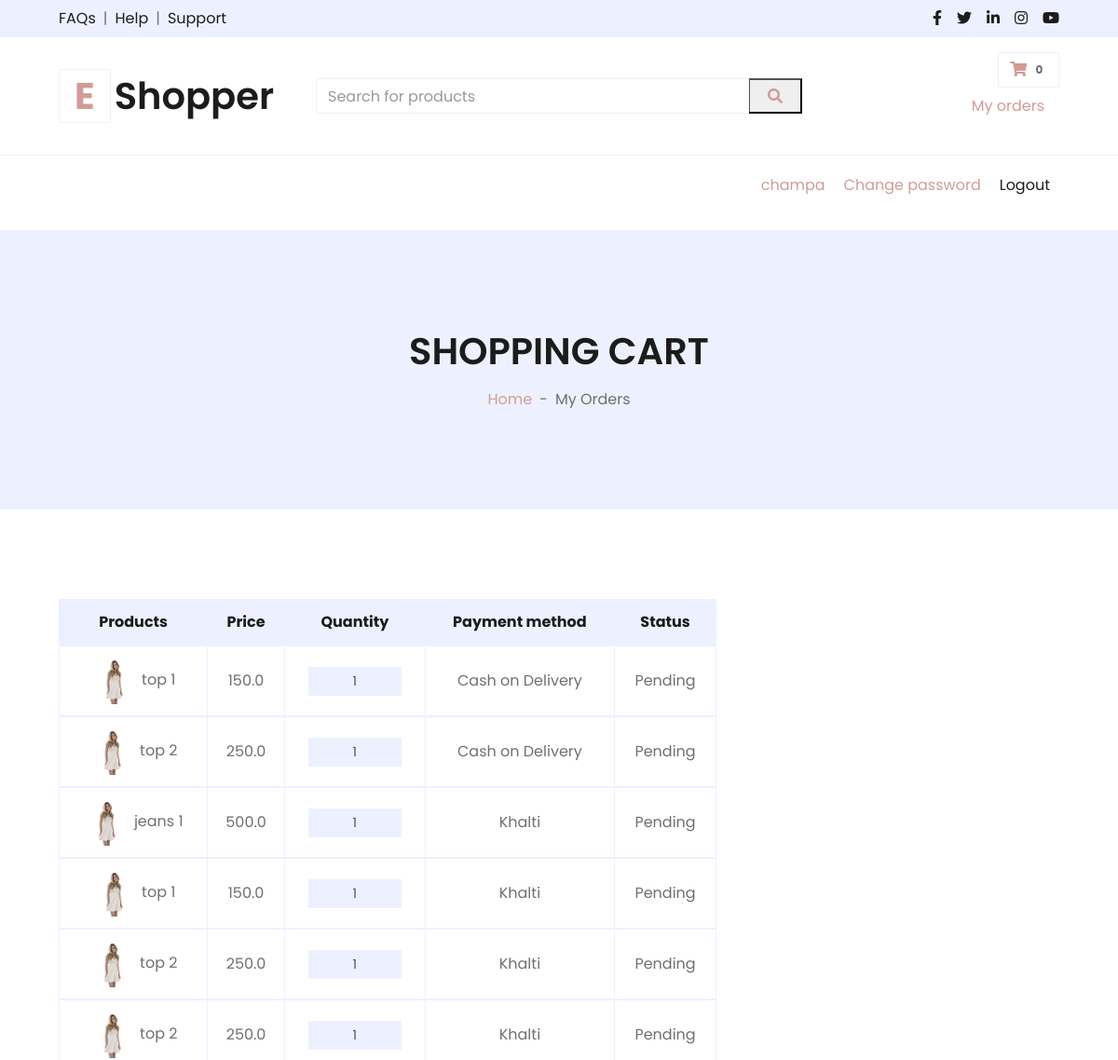
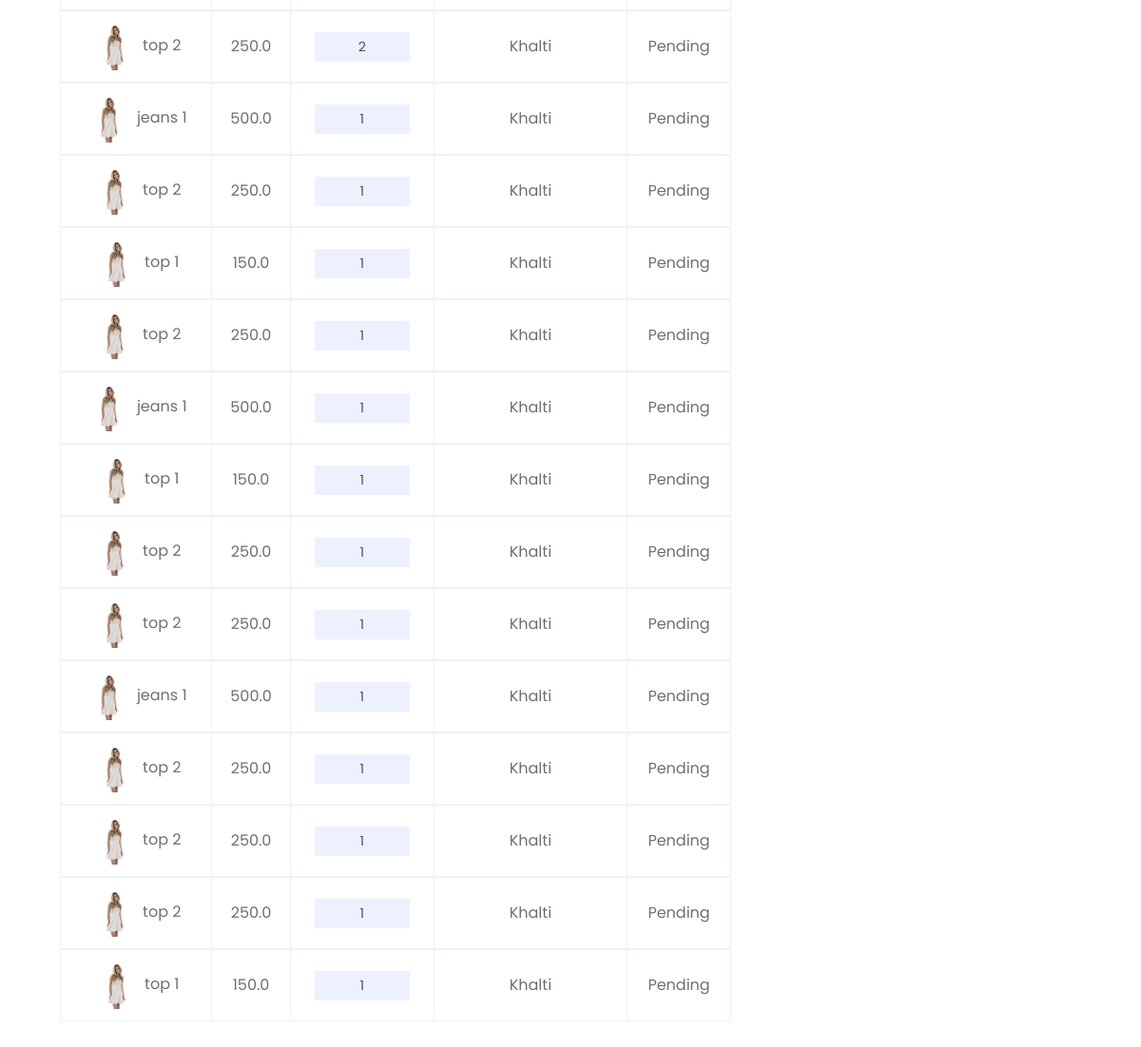
Screenshot of /orders/ (signed in) with the database file from the repository (2 pictures, top to bottom).
### store/models.py (models this page shows, shortened)
class OrderPlaced(models.Model):
  status=[
        ('Pending','Pending'),
        ('Cancel','Cancel',),
        ('Delivered',('Delivered'))
    ]
  user=models.ForeignKey(User,on_delete=models.CASCADE)
  customer=models.ForeignKey(Customer,on_delete=models.CASCADE)
  product=models.ForeignKey(Product,on_delete=models.CASCADE)
  quantity=models.PositiveIntegerField(default=1)
  ordered_date=models.DateTimeField(auto_now_add=True)
  status=models.CharField(max_length=50,choices=status,default='Pending')
  payment_completed = models.BooleanField(default=False, null=True, blank=True)

class Product(models.Model):
  category=[
    ('TW','Top Wear'),
    ('BW','Bottom Wear'),
    ('Shoes','Shoes'),
    ('mobile','mobile'),
    ('Laptop','Laptop')
  ]
  title=models.CharField(max_length=100)
  selling_price=models.FloatField()
  discounted_price=models.FloatField()
  description=models.TextField()
  brand=models.CharField(max_length=100)
  Category=models.CharField(choices=category,max_length=10)
  product_image=models.ImageField(upload_to='productimg')

class Customer(models.Model):
  STATE_CHOICES=[
      ('Banke','Banke'),
      ('Bagmati','Bagmati'),
      ('Bheri','Bheri'),
      ('Dhawalagiri','Dhawalagiri'),
      ('Gandaki ','Gandaki'),
      ('Janakpur ','Janakpur '),
      ('Karnali','Karnali'),
      ('koshi','koshi') ,
      ('Lumbini','Lumbini'),
      ('Mahakali','Mahakali'),
      ('Mechi','Mechi'),
      ('Narayani','Narayani'),
      ('Rapti','Rapti'),
      ('Sagarmatha','Sagarmatha'),
      ('seti','seti')
    ]
  method=[
    ('Cash on delivery','Cash on deleivery'),
    ('khalti','khalti'),
    ('esewa','esewa'),
  ]
  user=models.ForeignKey(User,on_delete=models.CASCADE)
  name=models.CharField(max_length=200)
  payement_method=models.CharField(choices=method,max_length=20,default='Cash on Delivery')
  locality=models.CharField(max_length=200)
  city=models.CharField(max_length=200)
  zipcode=models.IntegerField()
  state=models.CharField(choices=STATE_CHOICES,max_length=50)

### store/views.py (the view)
# urls.py: path('orders/',views.orders,name='orders'),
@login_required(login_url='login')
def orders(request):
    user=request.user
    orders=OrderPlaced.objects.filter(user=user)
    return render(request,'store/orders.html',{'orders':orders})

### store/templates/store/orders.html (shortened to what this page needs)
{% extends 'store/main.html' %}{% block content %}
<div class="container-fluid bg-secondary mb-5">
    <div class="d-flex flex-column align-items-center justify-content-center" style="min-height: 300px">
        <h1 class="font-weight-semi-bold text-uppercase mb-3">Shopping Cart</h1>
        <div class="d-inline-flex">
            <p class="m-0"><a href="{% url 'home' %}">Home</a></p>
            <p class="m-0 px-2">-</p>
            <p class="m-0">My Orders</p>
        </div>
    </div>
</div>
<div class="container-fluid pt-5">
    <div class="row px-xl-5">
        <div class="col-lg-8 table-responsive mb-5">
            <table class="table table-bordered text-center mb-0">
                <thead class="bg-secondary text-dark">
                    <tr>
                        <th>Products</th>
                        <th>Price</th>
                        <th>Quantity</th>
                        <th>Payment method</th>
                        <th>Status</th>
                    </tr>
                </thead>
                {% for order in orders%}
                <tbody class="align-middle">
                    <tr>
                        <td class="align-middle"><img src="img/product-1.jpg" alt="" style="width: 50px;"> {{order.product.title}}</td>
                        <td class="align-middle">{{order.product.discounted_price}}</td>
                        <td class="align-middle">
                            <div class="input-group quantity mx-auto" style="width: 100px;">
                                <span class="form-control form-control-sm bg-secondary text-center " >{{order.quantity}}</span>
                            </div>
                        </td>
                        <td class="align-middle">{{order.customer.payement_method}}</td>
                        <td class="align-middle">{{order.status}}</td>
                    </tr>
                </tbody>
                {% endfor %}
            </table>
        </div>
        <div class="col-lg-4">
        </div>
    </div>
</div>
{% endblock %}

### store/templates/store/navbar.html (shortened to what this page needs)
{% load static %}
<div class="container-fluid">
    <div class="row bg-secondary py-2 px-xl-5">
        <div class="col-lg-6 d-none d-lg-block">
            <div class="d-inline-flex align-items-center">
                <a class="text-dark" href="">FAQs</a>
                <span class="text-muted px-2">|</span>
                <a class="text-dark" href="">Help</a>
                <span class="text-muted px-2">|</span>
                <a class="text-dark" href="">Support</a>
            </div>
        </div>
        <div class="col-lg-6 text-center text-lg-right">
            <div class="d-inline-flex align-items-center">
                <a class="text-dark px-2" href="">
                    <i class="fab fa-facebook-f"></i>
                </a>
                <a class="text-dark px-2" href="">
                    <i class="fab fa-twitter"></i>
                </a>
                <a class="text-dark px-2" href="">
                    <i class="fab fa-linkedin-in"></i>
                </a>
                <a class="text-dark px-2" href="">
                    <i class="fab fa-instagram"></i>
                </a>
                <a class="text-dark pl-2" href="">
                    <i class="fab fa-youtube"></i>
                </a>
            </div>
        </div>
    </div>
    <div class="row align-items-center py-3 px-xl-5">
        <div class="col-lg-3 d-none d-lg-block">
            <a href="" class="text-decoration-none">
                <h1 class="m-0 display-5 font-weight-semi-bold"><span class="text-primary font-weight-bold border px-3 mr-1">E</span>Shopper</h1>
            </a>
        </div>
        <div class="col-lg-6 col-6 text-left">
            <form action="{% url 'searchbar' %}" method="GET">
                <div class="input-group">
                    <input type="text" class="form-control" placeholder="Search for products" name="product">
                    <div class="input-group-append">
                        <button type="submit"><span class="input-group-text bg-transparent text-primary">
                                <i class="fa fa-search"></i>
                            </span></button>
                    </div>
                </div>
            </form>
        </div>
        {% if request.user.is_authenticated %}
        <div class="col-lg-3 col-6 text-right">
            <a href="{% url 'cart' %}" class="btn border">
                <i class="fas fa-shopping-cart text-primary"></i>
                <span class="badge">0</span>
            </a>
            <p class="nav-item nav-link"><a href="{% url 'orders' %}">My orders</a></p>
        </div>
        {% endif %}
    </div>
</div>
<div class="container-fluid">
    <div class="row border-top px-xl-5">
        <div class="col-lg-3 d-none d-lg-block">
        </div>
        <div class="col-lg-9">
            <nav class="navbar navbar-expand-lg bg-light navbar-light py-3 py-lg-0 px-0">
                <div class="collapse navbar-collapse justify-content-between" id="navbarCollapse">
                    <div class="navbar-nav ml-auto py-0">
                        {% if request.user.is_authenticated %}
                        <p class="nav-item nav-link"><a href="">{{request.user.username}}</a></p>
                        <p class="nav-item nav-link"><a href="{% url 'passwordchange' %}">Change password</a></p>
                        <a href="{% url 'logout' %}" class="nav-item nav-link">Logout</a>
                        {% else %}
                        <a href="{% url 'login' %}" class="nav-item nav-link">Login</a>
                        <a href="{% url 'register' %}" class="nav-item nav-link">Register</a>
                        {% endif %}
                    </div>
                </div>
            </nav>
        </div>
    </div>
</div>

### rows the page displays
OrderPlaced: product "top 1", product.discounted_price "150.0", quantity "1", customer.payement_method "Cash on Delivery", status "Pending"
OrderPlaced: product "top 2", product.discounted_price "250.0", quantity "1", customer.payement_method "Cash on Delivery", status "Pending"
OrderPlaced: product "jeans 1", product.discounted_price "500.0", quantity "1", customer.payement_method "Khalti", status "Pending"
OrderPlaced: product "top 1", product.discounted_price "150.0", quantity "1", customer.payement_method "Khalti", status "Pending"
OrderPlaced: product "top 2", product.discounted_price "250.0", quantity "1", customer.payement_method "Khalti", status "Pending"
OrderPlaced: product "top 2", product.discounted_price "250.0", quantity "1", customer.payement_method "Khalti", status "Pending"
OrderPlaced: product "top 2", product.discounted_price "250.0", quantity "2", customer.payement_method "Khalti", status "Pending"
OrderPlaced: product "jeans 1", product.discounted_price "500.0", quantity "1", customer.payement_method "Khalti", status "Pending"
OrderPlaced: product "top 2", product.discounted_price "250.0", quantity "1", customer.payement_method "Khalti", status "Pending"
OrderPlaced: product "top 1", product.discounted_price "150.0", quantity "1", customer.payement_method "Khalti", status "Pending"
OrderPlaced: product "top 2", product.discounted_price "250.0", quantity "1", customer.payement_method "Khalti", status "Pending"
OrderPlaced: product "jeans 1", product.discounted_price "500.0", quantity "1", customer.payement_method "Khalti", status "Pending"
OrderPlaced: product "top 1", product.discounted_price "150.0", quantity "1", customer.payement_method "Khalti", status "Pending"
OrderPlaced: product "top 2", product.discounted_price "250.0", quantity "1", customer.payement_method "Khalti", status "Pending"
OrderPlaced: product "top 2", product.discounted_price "250.0", quantity "1", customer.payement_method "Khalti", status "Pending"
OrderPlaced: product "jeans 1", product.discounted_price "500.0", quantity "1", customer.payement_method "Khalti", status "Pending"
OrderPlaced: product "top 2", product.discounted_price "250.0", quantity "1", customer.payement_method "Khalti", status "Pending"
OrderPlaced: product "top 2", product.discounted_price "250.0", quantity "1", customer.payement_method "Khalti", status "Pending"
OrderPlaced: product "top 2", product.discounted_price "250.0", quantity "1", customer.payement_method "Khalti", status "Pending"
OrderPlaced: product "top 1", product.discounted_price "150.0", quantity "1", customer.payement_method "Khalti", status "Pending"

### other values shown
{{ request.user.username }} "champa"
